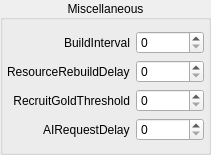
       <widget class="QGroupBox" name="Eco_Misc">
        <property name="geometry">
         <rect>
          <x>570</x>
          <y>380</y>
          <width>211</width>
          <height>131</height>
         </rect>
        </property>
        <property name="title">
         <string>Miscellaneous</string>
        </property>
        <property name="alignment">
         <set>Qt::AlignCenter</set>
        </property>
        <layout class="QGridLayout" name="gridLayout_13">
         <property name="leftMargin">
          <number>4</number>
         </property>
         <property name="rightMargin">
          <number>4</number>
         </property>
         <item row="1" column="3">
          <widget class="QLabel" name="label_63">
           <property name="text">
            <string>ResourceRebuildDelay</string>
           </property>
          </widget>
         </item>
         <item row="3" column="3">
          <widget class="QLabel" name="label_33">
           <property name="text">
            <string>RecruitGoldThreshold</string>
           </property>
           <property name="alignment">
            <set>Qt::AlignRight|Qt::AlignTrailing|Qt::AlignVCenter</set>
           </property>
          </widget>
         </item>
         <item row="0" column="3">
          <widget class="QLabel" name="label_62">
           <property name="text">
            <string>BuildInterval</string>
           </property>
           <property name="alignment">
            <set>Qt::AlignRight|Qt::AlignTrailing|Qt::AlignVCenter</set>
           </property>
          </widget>
         </item>
         <item row="3" column="5">
          <widget class="QSpinBox" name="RecruitGoldThreshold">
           <property name="toolTip">
            <string>&lt;html&gt;&lt;head/&gt;&lt;body&gt;&lt;p&gt;A (gold) threshold which disables any recruitment and buying of resources for aiv buildings or economy below it. Sortie units, ressource buildings and defensive siegeengines are excluded.&lt;/p&gt;&lt;/body&gt;&lt;/html&gt;</string>
           </property>
           <property name="maximum">
            <number>65535</number>
           </property>
          </widget>
         </item>
         <item row="1" column="5">
          <widget class="QSpinBox" name="ResourceRebuildDelay">
           <property name="toolTip">
            <string>&lt;html&gt;&lt;head/&gt;&lt;body&gt;&lt;p&gt;he delay before the AI rebuilds destroyed resource buildings.&lt;/p&gt;&lt;/body&gt;&lt;/html&gt;</string>
           </property>
           <property name="maximum">
            <number>65535</number>
           </property>
          </widget>
         </item>
         <item row="0" column="5">
          <widget class="QSpinBox" name="BuildInterval">
           <property name="toolTip">
            <string>&lt;html&gt;&lt;head/&gt;&lt;body&gt;&lt;p&gt;The gameticks between buildsteps. This is only considered &amp;lt;= 5000 gold&lt;/p&gt;&lt;/body&gt;&lt;/html&gt;</string>
           </property>
           <property name="maximum">
            <number>65535</number>
           </property>
          </widget>
         </item>
         <item row="4" column="5">
          <widget class="QSpinBox" name="AIRequestDelay">
           <property name="maximum">
            <number>65535</number>
           </property>
          </widget>
         </item>
         <item row="4" column="3" alignment="Qt::AlignRight">
          <widget class="QLabel" name="label_110">
           <property name="text">
            <string>AIRequestDelay</string>
           </property>
          </widget>
         </item>
        </layout>
       </widget>
